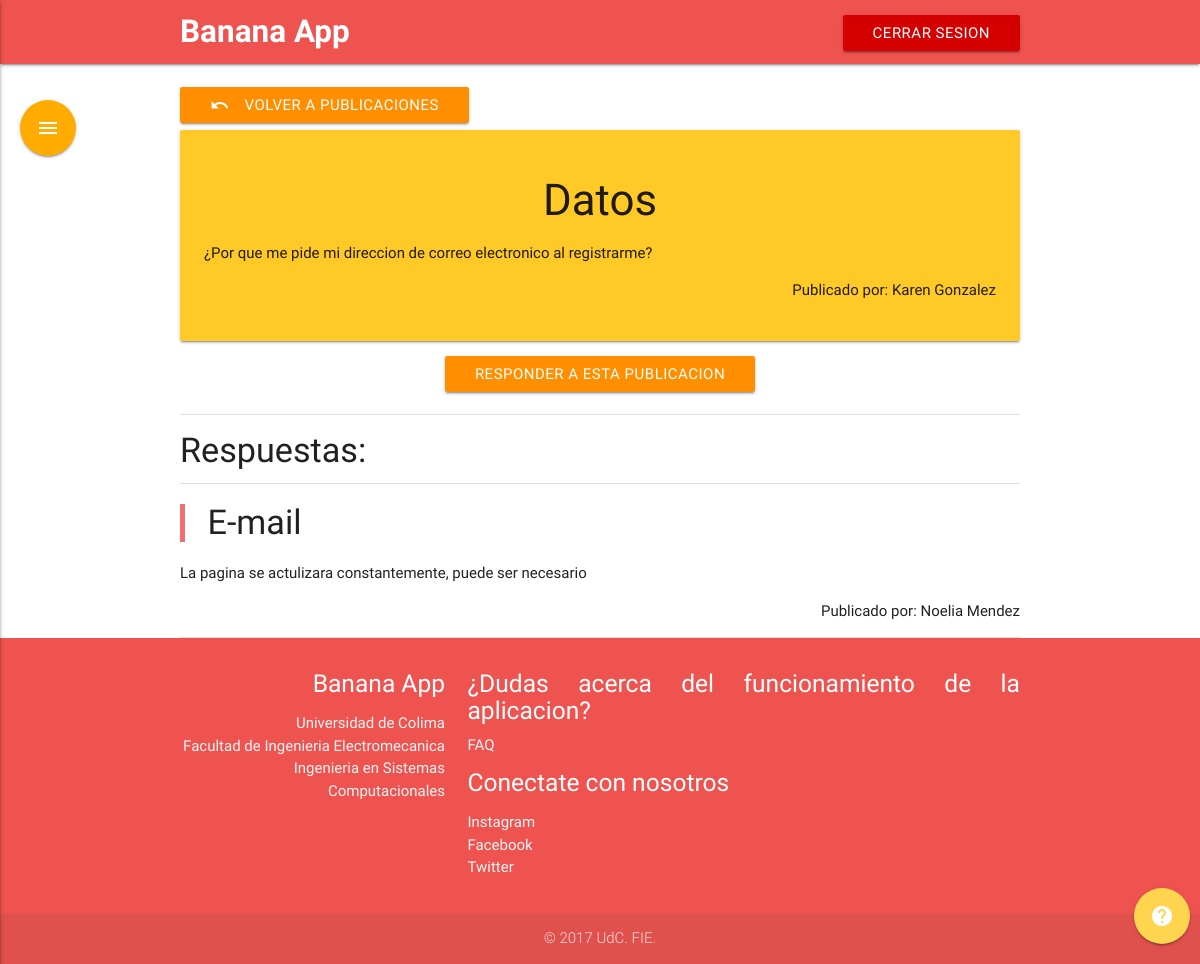
Page /simuladores/foro.php?id=13 on the committed database.
### tables this page shows
CREATE TABLE `foro` (
  `ID` int(255) NOT NULL,
  `autor` varchar(5000) DEFAULT NULL,
  `titulo` varchar(5000) DEFAULT NULL,
  `mensaje` text,
  `fecha` date NOT NULL,
  `respuestas` int(255) NOT NULL DEFAULT '0',
  `identificador` int(255) NOT NULL DEFAULT '0'
);

### simuladores/foro.php (the view, shortened to what this page needs)
<?php
	include("../includes/conexion_foro.php");
?>
<!DOCTYPE html>
<html lang="en">
<head>
    <?php include('../includes/head.php'); ?>
</head>
<body>
    <?php include('../includes/nav.php'); ?>
		<div class="container">
			<?php
				if(isset($_GET["id"]))
				$id = $_GET['id'];
				$query = "SELECT * FROM  foro WHERE ID = '$id' ORDER BY fecha DESC";
				$result = $mysqli->query($query);
				while($row = mysqli_fetch_array($result, MYSQLI_ASSOC)){
					$id = $row['ID'];
					$titulo = $row['titulo'];
					$autor = $row['autor'];
					$mensaje = $row['mensaje'];
					$respuestas = $row['respuestas'];
					echo "<br><a href='faq.php' class='btn amber darken-3'><i class='material-icons left'>undo</i>Volver a publicaciones</a>";
					echo "<div class='card-panel amber lighten-1'>";
					echo "<h3 align='center'>$titulo</h3>";
					echo "<span>$mensaje</span><br>";
					echo "<p align='right'>Publicado por: $autor</p>";
					echo "</div>";
					echo "<center><a href='form.php?id&respuestas=$respuestas&identificador=$id' class='btn amber darken-3'>Responder a esta publicacion</a></center><br>";
				}
				$query2 = "SELECT * FROM  foro WHERE identificador = '$id' ORDER BY fecha DESC";
				$result2 = $mysqli->query($query2);
				echo "<div class='divider'></div>";
				echo "<h4>Respuestas:</h4>";
				echo "<div class='divider'></div>";
				while($row = mysqli_fetch_array($result2, MYSQLI_ASSOC)){
					$titulo = $row['titulo'];
					$autor = $row['autor'];
					$mensaje = $row['mensaje'];
					echo "<blockquote><h4>$titulo</h4></blockquote>";
					echo "<span>$mensaje</span><br>";
					echo "<p align='right'>Publicado por: $autor</p>";
				}
			?>
		</div>
<?php include('../includes/footer.php'); ?>
</body>
</html>

### includes/head.php (style rules this page uses)
body { text-align: justify; }

### rows in the picture
foro: titulo "Datos", mensaje "¿Por que me pide mi direccion de correo electronico al registrarme?", autor "Karen Gonzalez"
foro: titulo "E-mail", mensaje "La pagina se actulizara constantemente, puede ser necesario", autor "Noelia Mendez"
